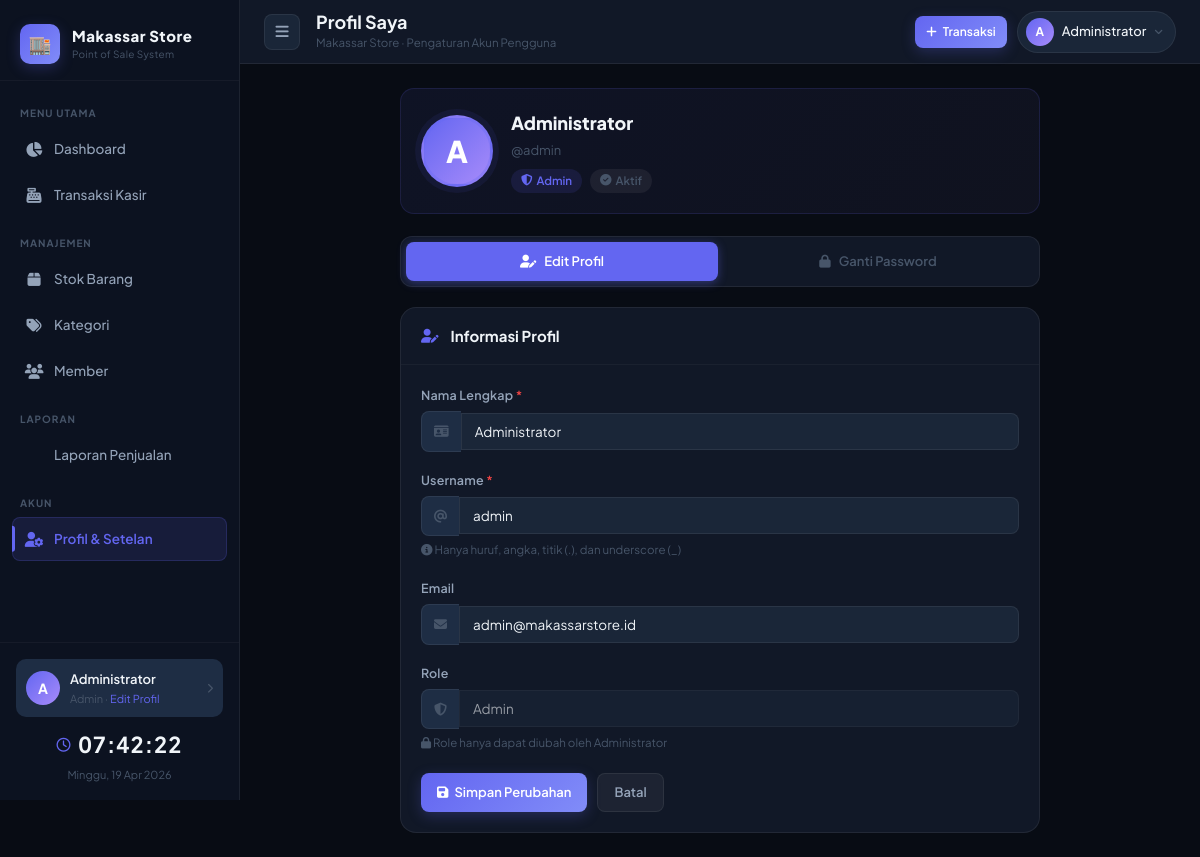
The app's page /profil.php (signed in) with its own data.
### tables this page shows
CREATE TABLE IF NOT EXISTS `tbl_users` (
    `id`         INT          NOT NULL AUTO_INCREMENT,
    `nama`       VARCHAR(100) NOT NULL,
    `username`   VARCHAR(50)  NOT NULL,
    `email`      VARCHAR(100) DEFAULT NULL,
    `password`   VARCHAR(255) NOT NULL,
    `role`       ENUM('admin','kasir') NOT NULL DEFAULT 'kasir',
    `status`     ENUM('aktif','nonaktif') NOT NULL DEFAULT 'aktif',
    `last_login` DATETIME     DEFAULT NULL,
    `created_at` TIMESTAMP    NOT NULL DEFAULT CURRENT_TIMESTAMP,
    PRIMARY KEY (`id`),
    UNIQUE KEY `uq_username` (`username`)
);

### includes/auth.php (called while the page is built, shortened)
<?php
function getCurrentUser() {
    return [
        'id'       => $_SESSION['kasir_id']   ?? 0,
        'nama'     => $_SESSION['kasir_nama']  ?? 'Admin',
        'username' => $_SESSION['kasir_user']  ?? 'admin',
        'role'     => $_SESSION['kasir_role']  ?? 'kasir',
        'avatar'   => strtoupper(substr($_SESSION['kasir_nama'] ?? 'A', 0, 1)),
    ];
}

### profil.php (the view, shortened to what this page needs)
<?php
$db = getDB();
require_once 'includes/auth.php';
$currentUser = getCurrentUser();
$userId = $currentUser['id'];
$tabActive = $_GET['tab'] ?? 'profil';
$userRow = $db->query("SELECT * FROM tbl_users WHERE id = $userId")->fetch_assoc();
$currentPage = 'profil';
$pageTitle   = 'Profil Saya';
$pageSub     = 'Pengaturan Akun Pengguna';
include 'includes/header.php';
?>
<div class="profil-wrap">
    <div class="profil-hero">
        <div class="avatar-big"><?= strtoupper(substr($userRow['nama'], 0, 1)) ?></div>
        <div>
            <div style="font-size:18px;font-weight:800;color:var(--text)"><?= htmlspecialchars($userRow['nama']) ?></div>
            <div style="font-size:13px;color:var(--text-muted);margin-top:2px">@<?= htmlspecialchars($userRow['username']) ?></div>
            <div style="margin-top:8px;display:flex;gap:8px">
                <span class="badge <?= $userRow['role'] === 'admin' ? 'badge-primary' : 'badge-success' ?>">
                    <i class="fa-solid <?= $userRow['role'] === 'admin' ? 'fa-shield-halved' : 'fa-user' ?>"></i>
                    <?= ucfirst($userRow['role']) ?>
                </span>
                <span class="badge badge-neutral"><i class="fa-solid fa-circle-check"></i> <?= ucfirst($userRow['status']) ?></span>
            </div>
        </div>
    </div>
    <div class="profil-tabs">
        <a href="profil.php?tab=profil" class="profil-tab <?= $tabActive==='profil'?'active':'' ?>">
            <i class="fa-solid fa-user-pen"></i> Edit Profil
        </a>
        <a href="profil.php?tab=password" class="profil-tab <?= $tabActive==='password'?'active':'' ?>">
            <i class="fa-solid fa-lock"></i> Ganti Password
        </a>
    </div>
    <?php if ($tabActive === 'profil'): ?>
    <div class="card">
        <div class="card-header">
            <i class="fa-solid fa-user-pen" style="color:var(--primary)"></i>
            <h3>Informasi Profil</h3>
        </div>
        <div class="card-body">
            <form method="POST" action="profil.php?tab=profil">
                <div class="form-group">
                    <label class="form-label">Nama Lengkap <span style="color:var(--danger)">*</span></label>
                    <div class="input-group prefix">
                        <span class="input-prefix"><i class="fa-solid fa-id-card"></i></span>
                        <input type="text" name="nama" class="form-control"
                               value="<?= htmlspecialchars($userRow['nama']) ?>"
                               placeholder="Nama lengkap Anda" required minlength="2">
                    </div>
                </div>
                <div class="form-group">
                    <label class="form-label">Username <span style="color:var(--danger)">*</span></label>
                    <div class="input-group prefix">
                        <span class="input-prefix"><i class="fa-solid fa-at"></i></span>
                        <input type="text" name="username" class="form-control"
                               value="<?= htmlspecialchars($userRow['username']) ?>"
                               placeholder="username_anda" required minlength="3"
                               pattern="[a-zA-Z0-9_\.]+">
                    </div>
                    <div style="font-size:11.5px;color:var(--text-muted);margin-top:5px">
                        <i class="fa-solid fa-circle-info"></i> Hanya huruf, angka, titik (.), dan underscore (_)
                    </div>
                </div>
                <div class="form-group">
                    <label class="form-label">Email</label>
                    <div class="input-group prefix">
                        <span class="input-prefix"><i class="fa-solid fa-envelope"></i></span>
                        <input type="email" name="email" class="form-control"
                               value="<?= htmlspecialchars($userRow['email'] ?? '') ?>"
                               placeholder="email@contoh.com">
                    </div>
                </div>
                <div class="form-group" style="margin-bottom:0">
                    <label class="form-label">Role</label>
                    <div class="input-group prefix">
                        <span class="input-prefix"><i class="fa-solid fa-shield-halved"></i></span>
                        <input type="text" class="form-control" value="<?= ucfirst($userRow['role']) ?>" disabled
                               style="opacity:0.6;cursor:not-allowed">
                    </div>
                    <div style="font-size:11.5px;color:var(--text-muted);margin-top:5px">
                        <i class="fa-solid fa-lock"></i> Role hanya dapat diubah oleh Administrator
                    </div>
                </div>
                <div style="margin-top:20px;display:flex;gap:10px">
                    <button type="submit" class="btn btn-primary">
                        <i class="fa-solid fa-floppy-disk"></i> Simpan Perubahan
                    </button>
                    <a href="dashboard.php" class="btn btn-ghost">Batal</a>
                </div>
            </form>
        </div>
    </div>
    <?php endif; ?>
</div>
<?php include 'includes/footer.php'; ?>

### includes/header.php (shortened to what this page needs)
<?php
require_once __DIR__ . '/auth.php';
$currentUser = getCurrentUser();
$currentPage = isset($currentPage) ? $currentPage : '';
$pageTitle   = isset($pageTitle)   ? $pageTitle   : 'Dashboard';
$pageSub     = isset($pageSub)     ? $pageSub     : 'Makassar Store';
?>
<!DOCTYPE html>
<html lang="id">
<head>
    <link rel="stylesheet" href="https://cdnjs.cloudflare.com/ajax/libs/font-awesome/6.5.1/css/all.min.css">
    <link rel="stylesheet" href="assets/css/style.css">
</head>
<body>
<div class="app-layout">
<aside class="sidebar" id="sidebar">
    <div class="sidebar-header">
        <div class="brand">
            <div class="brand-icon">🏬</div>
            <div class="brand-text">
                <div class="app-name"><?= APP_NAME ?></div>
                <div class="app-tag">Point of Sale System</div>
            </div>
        </div>
    </div>
    <nav class="sidebar-nav">
        <div class="nav-section-label">Menu Utama</div>
        <a href="dashboard.php" class="nav-item <?= $currentPage === 'dashboard' ? 'active' : '' ?>">
            <span class="nav-icon"><i class="fa-solid fa-chart-pie"></i></span>
            Dashboard
        </a>
        <a href="transaksi.php" class="nav-item <?= $currentPage === 'transaksi' ? 'active' : '' ?>">
            <span class="nav-icon"><i class="fa-solid fa-cash-register"></i></span>
            Transaksi Kasir
        </a>
        <div class="nav-section-label" style="margin-top:6px">Manajemen</div>
        <a href="barang.php" class="nav-item <?= $currentPage === 'barang' ? 'active' : '' ?>">
            <span class="nav-icon"><i class="fa-solid fa-box"></i></span>
            Stok Barang
        </a>
        <a href="kategori.php" class="nav-item <?= $currentPage === 'kategori' ? 'active' : '' ?>">
            <span class="nav-icon"><i class="fa-solid fa-tags"></i></span>
            Kategori
        </a>
        <a href="member.php" class="nav-item <?= $currentPage === 'member' ? 'active' : '' ?>">
            <span class="nav-icon"><i class="fa-solid fa-users"></i></span>
            Member
        </a>
        <div class="nav-section-label" style="margin-top:6px">Laporan</div>
        <a href="laporan.php" class="nav-item <?= $currentPage === 'laporan' ? 'active' : '' ?>">
            <span class="nav-icon"><i class="fa-solid fa-file-chart-column"></i></span>
            Laporan Penjualan
        </a>
        <div class="nav-section-label" style="margin-top:6px">Akun</div>
        <a href="profil.php" class="nav-item <?= $currentPage === 'profil' ? 'active' : '' ?>">
            <span class="nav-icon"><i class="fa-solid fa-user-gear"></i></span>
            Profil & Setelan
        </a>
    </nav>
    <div class="sidebar-footer">
        <a href="profil.php" style="display:flex;align-items:center;gap:10px;padding:10px;background:var(--bg-hover);border-radius:10px;margin-bottom:10px;text-decoration:none;transition:all 0.2s ease" onmouseover="this.style.background='var(--primary-soft)'" onmouseout="this.style.background='var(--bg-hover)'">
            <div style="width:34px;height:34px;border-radius:50%;background:linear-gradient(135deg,var(--primary),#a78bfa);display:flex;align-items:center;justify-content:center;font-size:14px;font-weight:700;color:white;flex-shrink:0">
                <?= $currentUser['avatar'] ?>
            </div>
            <div style="flex:1;min-width:0">
                <div style="font-size:13px;font-weight:600;color:var(--text);white-space:nowrap;overflow:hidden;text-overflow:ellipsis"><?= htmlspecialchars($currentUser['nama']) ?></div>
                <div style="font-size:11px;color:var(--text-muted)"><?= ucfirst($currentUser['role']) ?> · <span style="color:var(--primary)">Edit Profil</span></div>
            </div>
            <i class="fa-solid fa-chevron-right" style="font-size:10px;color:var(--text-muted);flex-shrink:0"></i>
        </a>
        <div class="sidebar-time">
            <div style="display:flex;align-items:center;justify-content:center;gap:8px;margin-bottom:4px">
                <i class="fa-regular fa-clock" id="clock-icon" style="font-size:14px;color:var(--primary);animation:clockPulse 1s ease-in-out infinite"></i>
                <div class="time-val" id="live-time" style="font-variant-numeric:tabular-nums">--:--:--</div>
            </div>
            <div class="date-val" id="live-date">Loading...</div>
        </div>
    </div>
</aside>
<div class="main-content">
    <header class="topbar">
        <button class="topbar-btn" onclick="toggleSidebar()" id="menu-btn" title="Toggle Sidebar">
            <i class="fa-solid fa-bars"></i>
        </button>
        <div class="topbar-title">
            <h1><?= $pageTitle ?></h1>
            <div class="breadcrumb"><?= APP_NAME ?> · <?= $pageSub ?></div>
        </div>
        <div class="topbar-actions">
            <a href="transaksi.php" class="btn btn-primary btn-sm" style="height:32px"><i class="fa-solid fa-plus"></i> Transaksi</a>
            <div class="user-dropdown" id="userDropdown">
                <div class="user-chip" onclick="toggleUserMenu()">
                    <div class="user-avatar"><?= $currentUser['avatar'] ?></div>
                    <span><?= htmlspecialchars($currentUser['nama']) ?></span>
                    <i class="fa-solid fa-angle-down" style="font-size:10px;color:var(--text-muted)"></i>
                </div>
            </div>
        </div>
    </header>
    <div class="page-content">

### includes/header.php (style rules this page uses)
.page-content { animation: pageIn 0.35s cubic-bezier(0.4, 0, 0.2, 1) both; }
.btn { position: relative; overflow: hidden; }
.nav-item.active { background: var(--primary-soft); color: var(--primary); font-weight: 600; box-shadow: inset 0 0 0 1px rgba(99,102,241,0.2); }
.brand-icon { animation: brandPulse 4s ease-in-out infinite; }
.user-dropdown { position: relative; }

### profil.php (style rules this page uses)
.profil-wrap { max-width: 640px; margin: 0 auto; }
.profil-tabs { display: flex; gap: 4px; margin-bottom: 20px; background: var(--bg-card); border: 1px solid var(--border); border-radius: 12px; padding: 5px; }
.profil-tab { flex: 1; text-align: center; padding: 9px 16px; font-size: 13px; font-weight: 600; color: var(--text-muted); border-radius: 8px; cursor: pointer; transition: all 0.2s ease; text-decoration: none; display: flex; align-items: center; justify-content: center; gap: 8px; }
.profil-tab.active { background: var(--primary); color: #fff; box-shadow: 0 2px 10px rgba(99,102,241,0.4); }
.avatar-big { width: 72px; height: 72px; border-radius: 50%; background: linear-gradient(135deg, var(--primary), #a78bfa); display: flex; align-items: center; justify-content: center; font-size: 30px; font-weight: 800; color: white; border: 3px solid rgba(99,102,241,0.3); box-shadow: 0 0 0 6px rgba(99,102,241,0.08); flex-shrink: 0; }
.profil-hero { display: flex; align-items: center; gap: 18px; padding: 20px; background: linear-gradient(135deg, rgba(99,102,241,0.08), rgba(167,139,250,0.05)); border: 1px solid rgba(99,102,241,0.15); border-radius: 14px; margin-bottom: 22px; }

### records on screen
tbl_users: nama "Administrator", role "Admin", nama "A", username "admin", status "Aktif", email "admin@makassarstore.id"

### other values on screen
APP_NAME "Makassar Store"
$currentUser['avatar'] "A"
$pageTitle "Profil Saya"
$pageSub "Pengaturan Akun Pengguna"
